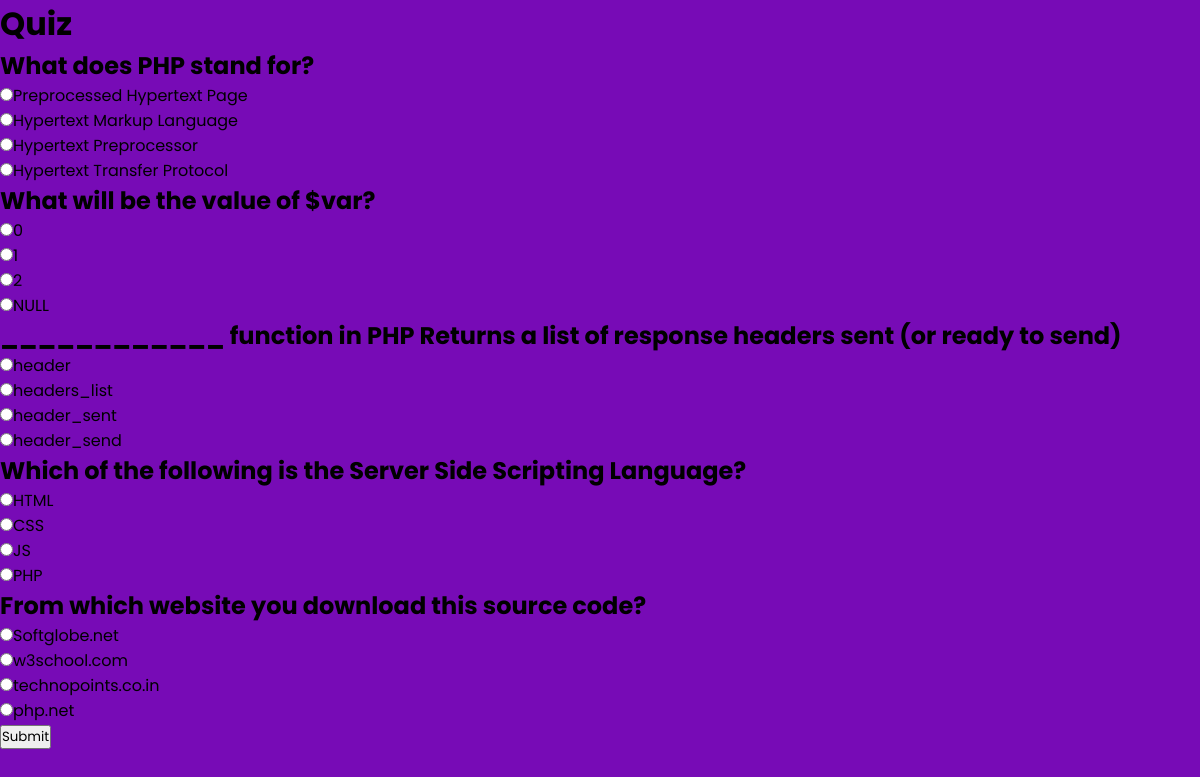
Page /new.php on the committed database.
### tables this page shows
CREATE TABLE `php` (
  `id` int(255) NOT NULL,
  `que` text NOT NULL,
  `option 1` varchar(222) NOT NULL,
  `option 2` varchar(222) NOT NULL,
  `option 3` varchar(222) NOT NULL,
  `option 4` varchar(222) NOT NULL,
  `ans` varchar(222) NOT NULL,
  `userans` text DEFAULT NULL
);

### new.php (the view, shortened to what this page needs)
<!DOCTYPE html>
<head>
    <link rel="stylesheet" href="new.css">
</head>
<html>
<body>
<h1>Quiz</h1>
<?php
require 'dbconfig.php';
?>
<form action="" method="post"><?php
$fetchqry = "SELECT * FROM `php` where id='1'";
$result=mysqli_query($con,$fetchqry);
$row = mysqli_fetch_array($result,MYSQLI_ASSOC);
?>
    <h2><?php echo $row['que'] ?></h2>
    <label>
        <input type="radio" name="radio1" value="<?php echo $row['option 1'] ?>"><?php echo $row['option 1'] ?>
    </label><br>
    <label>
        <input type="radio" name="radio1" value="<?php echo $row['option 2'] ?>"><?php echo $row['option 2'] ?>
    </label><br>
    <label>
        <input type="radio" name="radio1" value="<?php echo $row['option 3'] ?>"><?php echo $row['option 3'] ?>
    </label><br>
    <label>
        <input type="radio" name="radio1" value="<?php echo $row['option 4'] ?>"><?php echo $row['option 4'] ?>
    </label><br>
<?php
$fetchqry = "SELECT * FROM `php` where id='2'";
$result=mysqli_query($con,$fetchqry);
$row = mysqli_fetch_array($result,MYSQLI_ASSOC);?>
    <h2><?php echo $row['que'] ?></h2>
    <label>
        <input type="radio" name="radio2" value="<?php echo $row['option 1'] ?>"><?php echo $row['option 1'] ?>
    </label><br>
    <label>
        <input type="radio" name="radio2" value="<?php echo $row['option 2'] ?>"><?php echo $row['option 2'] ?>
    </label><br>
    <label>
        <input type="radio" name="radio2" value="<?php echo $row['option 3'] ?>"><?php echo $row['option 3'] ?>
    </label><br>
    <label>
        <input type="radio" name="radio2" value="<?php echo $row['option 4'] ?>"><?php echo $row['option 4'] ?>
    </label><br>
<?php
$fetchqry = "SELECT * FROM `php` where id='3'";
$result=mysqli_query($con,$fetchqry);
$row = mysqli_fetch_array($result,MYSQLI_ASSOC);?>
    <h2><?php echo $row['que'] ?></h2>
    <label>
        <input type="radio" name="radio3" value="<?php echo $row['option 1'] ?>"><?php echo $row['option 1'] ?>
    </label><br>
    <label>
        <input type="radio" name="radio3" value="<?php echo $row['option 2'] ?>"><?php echo $row['option 2'] ?>
    </label><br>
    <label>
        <input type="radio" name="radio3" value="<?php echo $row['option 3'] ?>"><?php echo $row['option 3'] ?>
    </label><br>
    <label>
        <input type="radio" name="radio3" value="<?php echo $row['option 4'] ?>"><?php echo $row['option 4'] ?>
    </label><br>
<?php
    $fetchqry = "SELECT * FROM `php` where id='4'";
    $result=mysqli_query($con,$fetchqry);
    $row = mysqli_fetch_array($result,MYSQLI_ASSOC);
?>
    <h2><?php echo $row['que'] ?></h2>
    <label>
        <input type="radio" name="radio4" value="<?php echo $row['option 1'] ?>"><?php echo $row['option 1'] ?>
    </label><br>
    <label>
        <input type="radio" name="radio4" value="<?php echo $row['option 2'] ?>"><?php echo $row['option 2'] ?>
    </label><br>
    <label>
        <input type="radio" name="radio4" value="<?php echo $row['option 3'] ?>"><?php echo $row['option 3'] ?>
    </label><br>
    <label>
        <input type="radio" name="radio4" value="<?php echo $row['option 4'] ?>"><?php echo $row['option 4'] ?>
    </label><br>
<?php
$fetchqry = "SELECT * FROM `php` where id='5'";
$result=mysqli_query($con,$fetchqry);
$row = mysqli_fetch_array($result,MYSQLI_ASSOC);?>
    <h2><?php echo $row['que'] ?></h2>
    <label>
        <input type="radio" name="radio5" value="<?php echo $row['option 1'] ?>"><?php echo $row['option 1'] ?>
    </label><br>
    <label>
        <input type="radio" name="radio5" value="<?php echo $row['option 2'] ?>"><?php echo $row['option 2'] ?>
    </label><br>
    <label>
        <input type="radio" name="radio5" value="<?php echo $row['option 3'] ?>"><?php echo $row['option 3'] ?>
    </label><br>
    <label>
        <input type="radio" name="radio5" value="<?php echo $row['option 4'] ?>"><?php echo $row['option 4'] ?>
    </label><br>
    <input type="submit" name="submit" vlaue="Get Values">
</form>
</body>
</html>

### new.css (style rules this page uses)
* { margin: 0; padding: 0; box-sizing: border-box; font-family: 'Poppins', sans-serif; }
body { background: #770bb6; }

### rows in the picture
php: que "What does PHP stand for?", option 1 "Preprocessed Hypertext Page", option 2 "Hypertext Markup Language", option 3 "Hypertext Preprocessor", option 4 "Hypertext Transfer Protocol"
php: que "What will be the value of $var?", option 1 "0", option 2 "1", option 3 "2", option 4 "NULL"
php: que "____________ function in PHP Returns a list of response headers sent (or ready to send)", option 1 "header", option 2 "headers_list", option 3 "header_sent", option 4 "header_send"
php: que "Which of the following is the Server Side Scripting Language?", option 1 "HTML", option 2 "CSS", option 3 "JS", option 4 "PHP"
php: que "From which website you download this source code?", option 1 "Softglobe.net", option 2 "w3school.com", option 3 "technopoints.co.in", option 4 "php.net"
